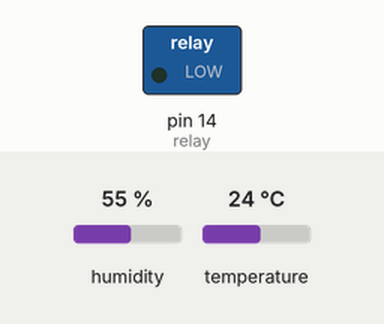
Recording of a sketch running on a simulated Arduino Uno, built with avr-gcc and run on an emulated ATmega328P. On the bench: switched loads named in the sketch (green lamp = pin HIGH). Inputs (shaded band) come from the test bench; at power-on: temperature 24 °C, humidity 55 %. What the sketch prints to the serial monitor is not drawn.

Above: at 2.8 s.
2.9 s: temperature set to 26 °C
8.9 s: temperature set to 29 °C
At 10.9 s:
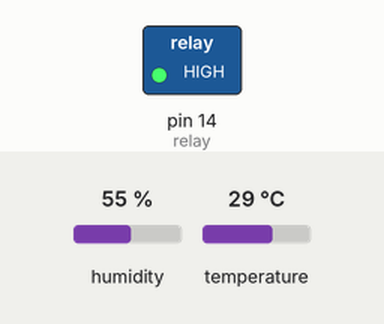
11.6 s: temperature set to 12 °C
At 13.3 s:
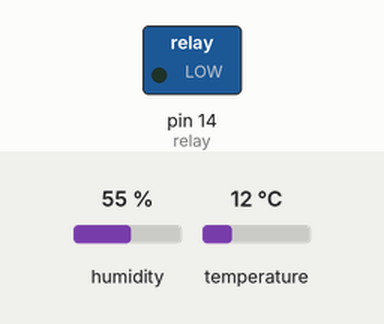
17.6 s: temperature set to 28 °C
At 19.2 s:
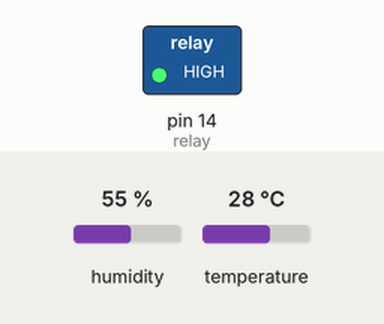
Timing chart, 0 to 20.7 s (numbered marks = the images above; inputs shaded):
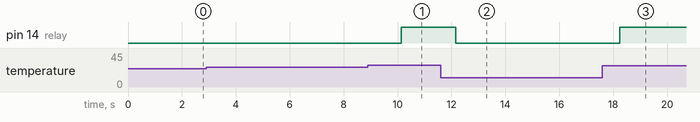

The sketch:

DHT_ESP8266.ino
```cpp
#include "DHT.h"
#define DHTTYPE DHT11
#define dht_dpin  9
const int relay = 14;

DHT dht(dht_dpin, DHTTYPE);
void setup(void)
{
  pinMode(relay, OUTPUT);
  dht.begin();
  Serial.begin(115200);
}
void loop() {
    float nem_havadaki = dht.readHumidity();
    float sicaklik_ortamdaki = dht.readTemperature();
    Serial.print("\t\t\t");
    Serial.print("Havadaki Nem Oranı = ");
    Serial.print(nem_havadaki);
    Serial.print("%  ");
    Serial.print("Ortamın Sıcaklığı = ");
    Serial.print(sicaklik_ortamdaki);
    Serial.println("C  ");
    if (sicaklik_ortamdaki >=28 ){
      digitalWrite(relay,HIGH);
    }
    else {
      digitalWrite(relay,LOW);

      }
    }
```

Measured:
- the behaviour switches between 27 and 28 °C on temperature (found by bisection; images 0 and 1)
- after the input at 8.9 s, pin 14 (relay): LOW → HIGH after 1.2 s
- after the input at 11.6 s, pin 14 (relay): HIGH → LOW after 0.57 s
- after the input at 17.6 s, pin 14 (relay): LOW → HIGH after 0.64 s
